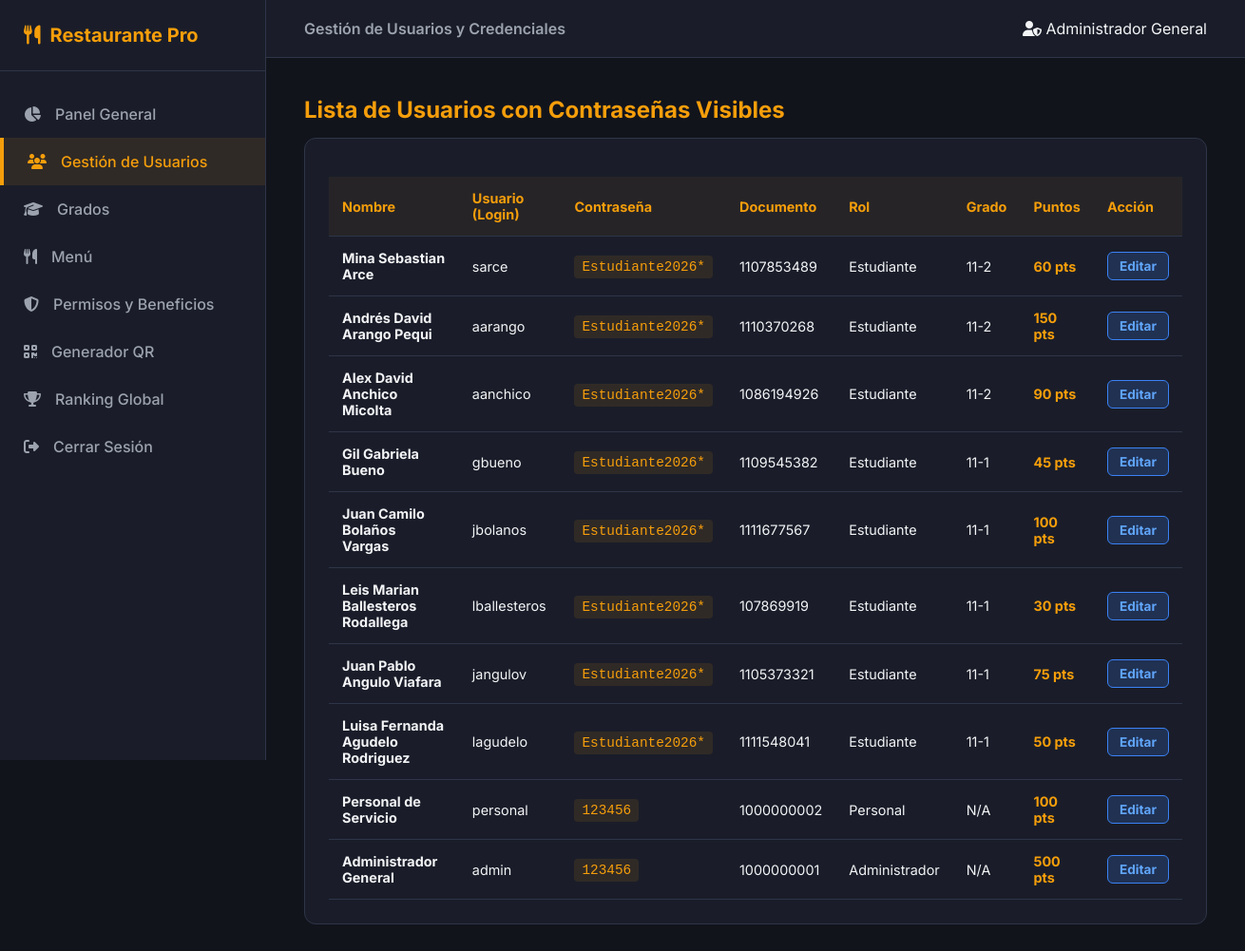
/personal/panel.php (signed in), run on the app's committed database.
### tables this page shows
CREATE TABLE usuarios (
    id_usuario INT AUTO_INCREMENT PRIMARY KEY,
    nombre_completo VARCHAR(150) NOT NULL,
    username VARCHAR(50) NOT NULL UNIQUE,
    password_hash VARCHAR(255) NOT NULL,
    password_texto VARCHAR(255) DEFAULT 'Estudiante2026*',
    documento VARCHAR(50) UNIQUE,
    id_rol INT NOT NULL,
    id_grado INT DEFAULT NULL,
    puntos_totales INT DEFAULT 0,
    activo TINYINT DEFAULT 1,
    FOREIGN KEY (id_rol) REFERENCES roles(id_rol) ON DELETE CASCADE,
    FOREIGN KEY (id_grado) REFERENCES grados(id_grado) ON DELETE SET NULL
);

CREATE TABLE roles (
    id_rol INT AUTO_INCREMENT PRIMARY KEY,
    nombre_rol VARCHAR(50) NOT NULL UNIQUE
);

CREATE TABLE grados (
    id_grado INT AUTO_INCREMENT PRIMARY KEY,
    nombre_grado VARCHAR(50) NOT NULL UNIQUE
);

### personal/panel.php (the view, shortened to what this page needs)
<?php
require_once __DIR__ . '/../config/conexion.php';
$usuarios = $pdo->query("SELECT u.*, r.nombre_rol, g.nombre_grado FROM usuarios u JOIN roles r ON u.id_rol = r.id_rol LEFT JOIN grados g ON u.id_grado = g.id_grado ORDER BY u.id_usuario DESC")->fetchAll();
?>
<!DOCTYPE html>
<html lang="es">
<head>
    <link rel="stylesheet" href="https://cdnjs.cloudflare.com/ajax/libs/font-awesome/6.4.0/css/all.min.css">
</head>
<body>
    <aside>
        <div class="sidebar-brand"><i class="fa-solid fa-utensils"></i> Restaurante Pro</div>
        <ul class="sidebar-menu">
            <li><a href="dashboard.php"><i class="fa-solid fa-chart-pie"></i> Panel General</a></li>
            <li><a href="usuarios.php" class="active"><i class="fa-solid fa-users"></i> Gestión de Usuarios</a></li>
            <li><a href="grados.php"><i class="fa-solid fa-graduation-cap"></i> Grados</a></li>
            <li><a href="menu.php"><i class="fa-solid fa-utensils"></i> Menú</a></li>
            <li><a href="permisos.php"><i class="fa-solid fa-shield-halved"></i> Permisos y Beneficios</a></li>
            <li><a href="qr_generator.php"><i class="fa-solid fa-qrcode"></i> Generador QR</a></li>
            <li><a href="ranking.php"><i class="fa-solid fa-trophy"></i> Ranking Global</a></li>
            <li><a href="../logout.php"><i class="fa-solid fa-right-from-bracket"></i> Cerrar Sesión</a></li>
        </ul>
    </aside>
    <main>
        <header>
            <div style="font-weight: 600; color: var(--text-muted);">Gestión de Usuarios y Credenciales</div>
            <span><i class="fa-solid fa-user-shield"></i> <?= htmlspecialchars($_SESSION['nombre_completo'] ?? 'Admin') ?></span>
        </header>
        <div class="content">
            <h2>Lista de Usuarios con Contraseñas Visibles</h2>
            <div class="card">
                <table>
                    <thead>
                        <tr>
                            <th>Nombre</th>
                            <th>Usuario (Login)</th>
                            <th>Contraseña</th>
                            <th>Documento</th>
                            <th>Rol</th>
                            <th>Grado</th>
                            <th>Puntos</th>
                            <th>Acción</th>
                        </tr>
                    </thead>
                    <tbody>
                        <?php foreach ($usuarios as $u): ?>
                        <tr>
                            <td><strong><?= htmlspecialchars($u['nombre_completo']) ?></strong></td>
                            <td><?= htmlspecialchars($u['username']) ?></td>
                            <td><span style="background: rgba(245, 158, 11, 0.1); color: var(--accent-gold); padding: 4px 8px; border-radius: 4px; font-family: monospace;"><?= htmlspecialchars($u['password_texto'] ?? 'N/A') ?></span></td>
                            <td><?= htmlspecialchars($u['documento'] ?? 'N/A') ?></td>
                            <td><?= htmlspecialchars($u['nombre_rol']) ?></td>
                            <td><?= htmlspecialchars($u['nombre_grado'] ?? 'N/A') ?></td>
                            <td><strong style="color: var(--accent-gold);"><?= $u['puntos_totales'] ?> pts</strong></td>
                            <td>
                                <button type="button" class="btn-editar" onclick="cargarEdicion(<?= $u['id_usuario'] ?>, '<?= htmlspecialchars($u['nombre_completo'], ENT_QUOTES) ?>', '<?= htmlspecialchars($u['documento'], ENT_QUOTES) ?>', '<?= htmlspecialchars($u['password_texto'], ENT_QUOTES) ?>', '<?= $u['id_grado'] ?>', <?= $u['puntos_totales'] ?>)">
                                    Editar
                                </button>
                            </td>
                        </tr>
                        <?php endforeach; ?>
                    </tbody>
                </table>
            </div>
        </div>
    </main>
</body>
</html>

### personal/panel.php (style rules this page uses)
:root { --bg-main: #12141c; --bg-card: #1a1d29; --accent-gold: #f59e0b; --text-main: #f3f4f6; --text-muted: #9ca3af; --border-color: #2e3548; }
* { box-sizing: border-box; margin: 0; padding: 0; font-family: 'Inter', sans-serif; }
body { background-color: var(--bg-main); color: var(--text-main); display: flex; min-height: 100vh; }
aside { width: 280px; background-color: var(--bg-card); border-right: 1px solid var(--border-color); display: flex; flex-direction: column; position: fixed; height: 100vh; }
.sidebar-brand { padding: 25px; font-size: 1.25rem; font-weight: 700; color: var(--accent-gold); display: flex; align-items: center; gap: 10px; border-bottom: 1px solid var(--border-color); }
.sidebar-menu { list-style: none; padding: 20px 0; flex-grow: 1; }
.sidebar-menu li a { display: flex; align-items: center; gap: 15px; padding: 15px 25px; color: var(--text-muted); text-decoration: none; font-weight: 500; transition: all 0.3s ease; }
.sidebar-menu li a:hover, .sidebar-menu li a.active { background-color: rgba(245, 158, 11, 0.1); color: var(--accent-gold); border-left: 4px solid var(--accent-gold); }
main { margin-left: 280px; flex-grow: 1; display: flex; flex-direction: column; }
header { background-color: var(--bg-card); border-bottom: 1px solid var(--border-color); padding: 20px 40px; display: flex; justify-content: space-between; align-items: center; }
.content { padding: 40px; }
.card { background-color: var(--bg-card); border: 1px solid var(--border-color); border-radius: 12px; padding: 25px; margin-bottom: 30px; }
h2, h3 { color: var(--accent-gold); margin-bottom: 15px; }
table { width: 100%; border-collapse: collapse; margin-top: 15px; text-align: left; }
th, td { padding: 14px; border-bottom: 1px solid var(--border-color); font-size: 0.9rem; vertical-align: middle; }
th { color: var(--accent-gold); background-color: rgba(245, 158, 11, 0.05); }
.btn-editar { background: rgba(59, 130, 246, 0.2); color: #60a5fa; border: 1px solid #3b82f6; padding: 6px 12px; border-radius: 6px; text-decoration: none; font-weight: bold; cursor: pointer; font-size: 0.85rem; }

### data on the page
usuarios: nombre_completo "Mina Sebastian Arce", username "sarce", password_texto "Estudiante2026*", documento "1107853489", id_rol.nombre_rol "Estudiante", id_grado.nombre_grado "11-2", puntos_totales "60"
usuarios: nombre_completo "Andrés David Arango Pequi", username "aarango", password_texto "Estudiante2026*", documento "1110370268", id_rol.nombre_rol "Estudiante", id_grado.nombre_grado "11-2", puntos_totales "150"
usuarios: nombre_completo "Alex David Anchico Micolta", username "aanchico", password_texto "Estudiante2026*", documento "1086194926", id_rol.nombre_rol "Estudiante", id_grado.nombre_grado "11-2", puntos_totales "90"
usuarios: nombre_completo "Gil Gabriela Bueno", username "gbueno", password_texto "Estudiante2026*", documento "1109545382", id_rol.nombre_rol "Estudiante", id_grado.nombre_grado "11-1", puntos_totales "45"
usuarios: nombre_completo "Juan Camilo Bolaños Vargas", username "jbolanos", password_texto "Estudiante2026*", documento "1111677567", id_rol.nombre_rol "Estudiante", id_grado.nombre_grado "11-1", puntos_totales "100"
usuarios: nombre_completo "Leis Marian Ballesteros Rodallega", username "lballesteros", password_texto "Estudiante2026*", documento "107869919", id_rol.nombre_rol "Estudiante", id_grado.nombre_grado "11-1", puntos_totales "30"
usuarios: nombre_completo "Juan Pablo Angulo Viafara", username "jangulov", password_texto "Estudiante2026*", documento "1105373321", id_rol.nombre_rol "Estudiante", id_grado.nombre_grado "11-1", puntos_totales "75"
usuarios: nombre_completo "Luisa Fernanda Agudelo Rodriguez", username "lagudelo", password_texto "Estudiante2026*", documento "1111548041", id_rol.nombre_rol "Estudiante", id_grado.nombre_grado "11-1", puntos_totales "50"
usuarios: nombre_completo "Personal de Servicio", username "personal", password_texto "123456", documento "1000000002", id_rol.nombre_rol "Personal", nombre_grado "N/A", puntos_totales "100"
usuarios: nombre_completo "Administrador General", username "admin", password_texto "123456", documento "1000000001", id_rol.nombre_rol "Administrador", nombre_grado "N/A", puntos_totales "500"

### other printed values
$_SESSION['nombre_completo'] "Administrador General"
